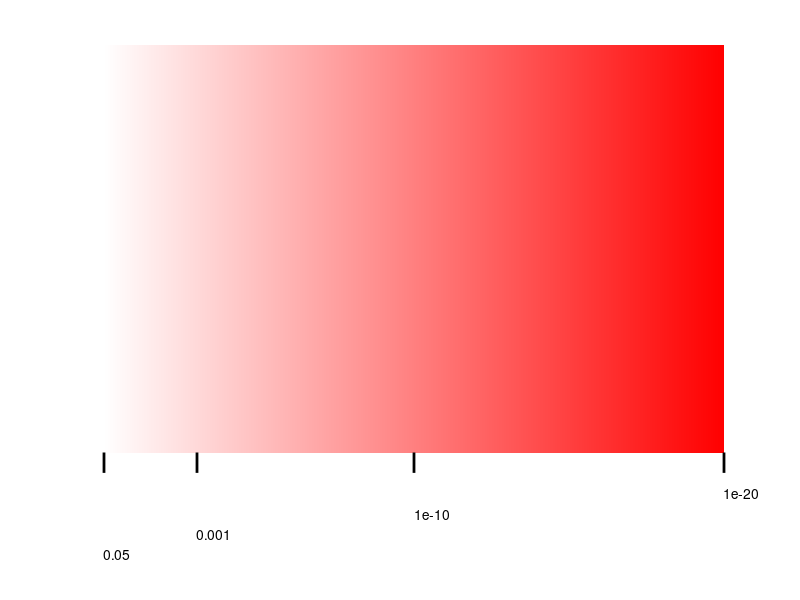
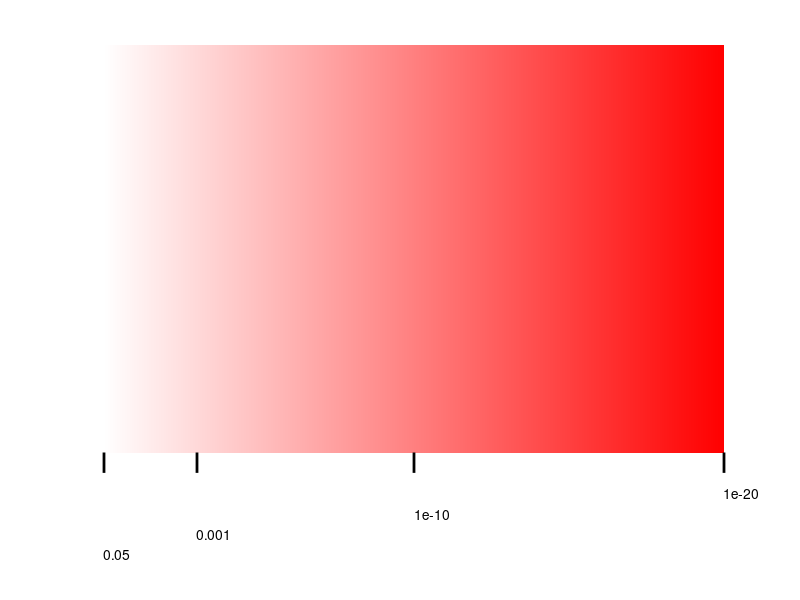
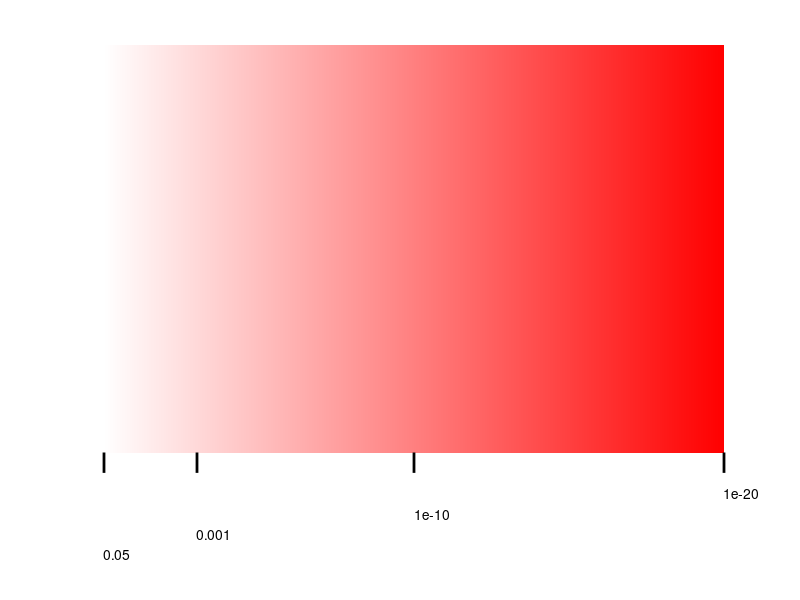

Reproduce these figures in MATLAB, in order.
x = linspace(0, 100, 100)';
M = zeros(100,3);
for tt = 1:100
    M(tt,:) = [1, 1-x(tt)/100, 1-x(tt)/100];
end

% Define the vertices: the points at (x, f(x)) and (x, 0)
N = length(x);
verts = [x(:), zeros(N,1); x(:) zeros(N,1)+1];
% Define the faces to connect each adjacent f(x) and the corresponding points at y = 0.
q = (1:N-1)';
faces = [q, q+1, q+N+1, q+N];
figure;
p = patch('Faces', faces, 'Vertices', verts, 'FaceVertexCData', [M;M], 'FaceColor', 'interp', 'EdgeColor', 'none');
set(gca,'visible','off')

% calculate three p values: p = 0.001, p = 0.01, p = 0.1;
pvalue = [1e-20, 1e-10, 0.001, 1];
pstring = {'1e-20';'1e-10';'0.001';'0.05'};
xvalue = 100*(log(pvalue)/log(1e-20));
for tt = 1:length(pvalue)
    hold on;plot([xvalue(tt),xvalue(tt)],[-0.05,0],'k','LineWidth',2);
    text(xvalue(tt),-0.1+(tt-1)*(-0.05), num2str(pstring{tt}));
end

savefigpath = 'J:\MatchingPennies\pupilData\summary';
cd(savefigpath);
print(gcf,'-dpng','color_map_log');    %png format
saveas(gcf, 'color_map_log', 'fig');
saveas(gcf, 'color_map_log','svg');
